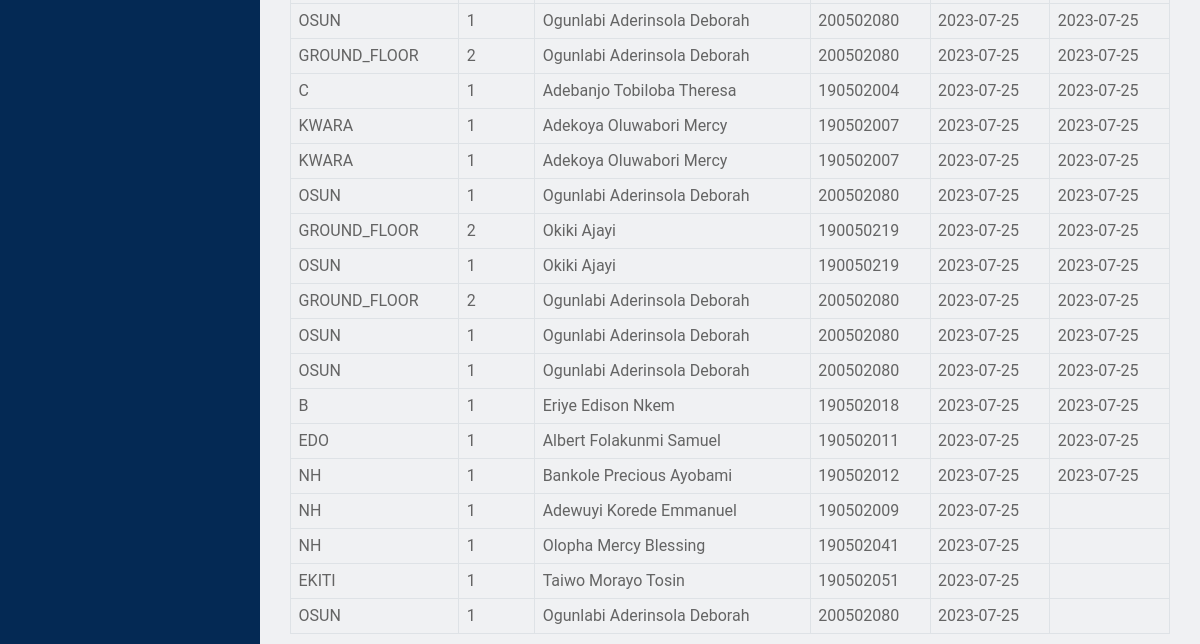
Page /adminside/hosteldata.php (lower part) on the earlier database version.
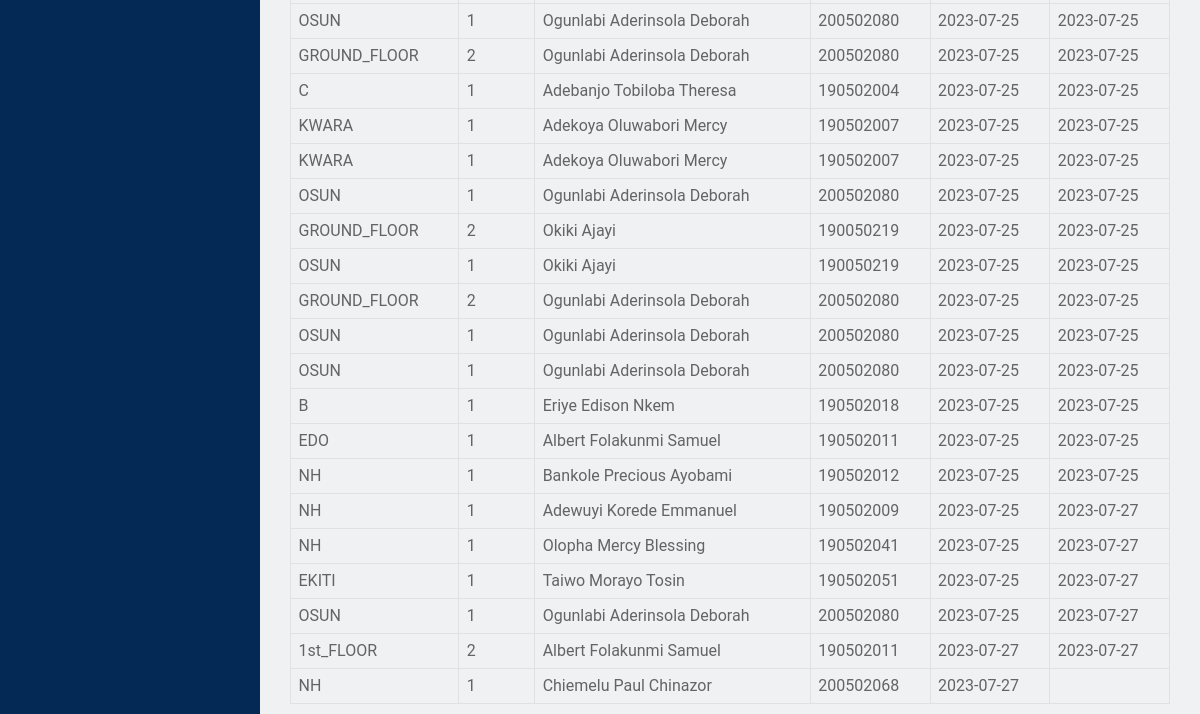
Same page on the later database version.
### tables this page shows
CREATE TABLE IF NOT EXISTS `old_occupancy` (
  `sn` int(11) NOT NULL AUTO_INCREMENT,
  `hostel` varchar(45) DEFAULT NULL,
  `room_no` varchar(45) DEFAULT NULL,
  `name` varchar(60) DEFAULT NULL,
  `matric_no` varchar(45) DEFAULT NULL,
  `date_allocated` date DEFAULT NULL,
  `date_sign_out` date DEFAULT NULL,
  PRIMARY KEY (`sn`)
);

### adminside/hosteldata.php (the view, shortened to what this page needs)
<?php
include_once 'connectMySQLi.php';
?>
<html>
<head>
    <link rel="stylesheet" href="css/normalize.css">
    <link rel="stylesheet" href="css/main.css">
    <link rel="stylesheet" href="css/bootstrap.min.css">
    <link rel="stylesheet" href="css/all.min.css">
    <link rel="stylesheet" href="fonts/flaticon.css">
    <link rel="stylesheet" href="css/fullcalendar.min.css">
    <link rel="stylesheet" href="css/animate.min.css">
    <link rel="stylesheet" href="css/jquery.dataTables.min.css">
    <link rel="stylesheet" href="style.css">
  </head>
  <body>
    <div id="wrapper" class="wrapper bg-ash">
      <div class="dashboard-page-one">
          <div class="sidebar-main sidebar-menu-one sidebar-expand-md sidebar-color">
          </div>
        <div class="dashboard-content-one">
        <div class="page-content inset">
            <?php
            $query = "SELECT * FROM old_occupancy";
            echo '<table class="table table-bordered noprint" border="2" cell cellspacing="15" cellpadding="5" width="1000">
            <thead class="thead-light">
                <th> <font face="Arial">Hostel</font> </th>
                <th> <font face="Arial">Room</font> </th>
                <th> <font face="Arial">Name</font> </th>
                <th> <font face="Arial">Matric No</font></th>
                <th> <font face="Arial">Sign In</font></th>
                <th> <font face="Arial">Sign Out</font></th>
            </thead>';
            if ($result = $conn->query($query)) {
                while ($row = $result->fetch_assoc()) {
                    $hostel = $row["hostel"];
                    $room_no = explode(' ', $row['room_no'])[1];
                    $name = $row["name"];
                    $matric_no = $row["matric_no"];
                    $date_allocated = $row["date_allocated"];
                    $date_sign_out = $row["date_sign_out"];
                    echo '<tr>
                            <td>'.$hostel.'</td>
                            <td>'.$room_no.'</td>
                            <td>'.$name.'</td>
                            <td>'.$matric_no.'</td>
                            <td>'.$date_allocated.'</td>
                            <td>'.$date_sign_out.'</td>
                        </tr>';
                }
            }
            ?>
        </div>
      </div>
    </div>
</body>
</html>

Differences in the rows shown:
changed old_occupancy "Adewuyi Korede Emmanuel": date_sign_out (not shown) → "2023-07-27"
changed old_occupancy "Olopha Mercy Blessing": date_sign_out (not shown) → "2023-07-27"
changed old_occupancy "EKITI": date_sign_out (not shown) → "2023-07-27"
changed old_occupancy (number 18 of 20 on the later page): date_sign_out (not shown) → "2023-07-27"
added old_occupancy: hostel "1st_FLOOR", room_no "2", name "Albert Folakunmi Samuel", matric_no "190502011", date_allocated "2023-07-27", date_sign_out "2023-07-27"
added old_occupancy: hostel "NH", room_no "1", name "Chiemelu Paul Chinazor", matric_no "200502068", date_allocated "2023-07-27"
